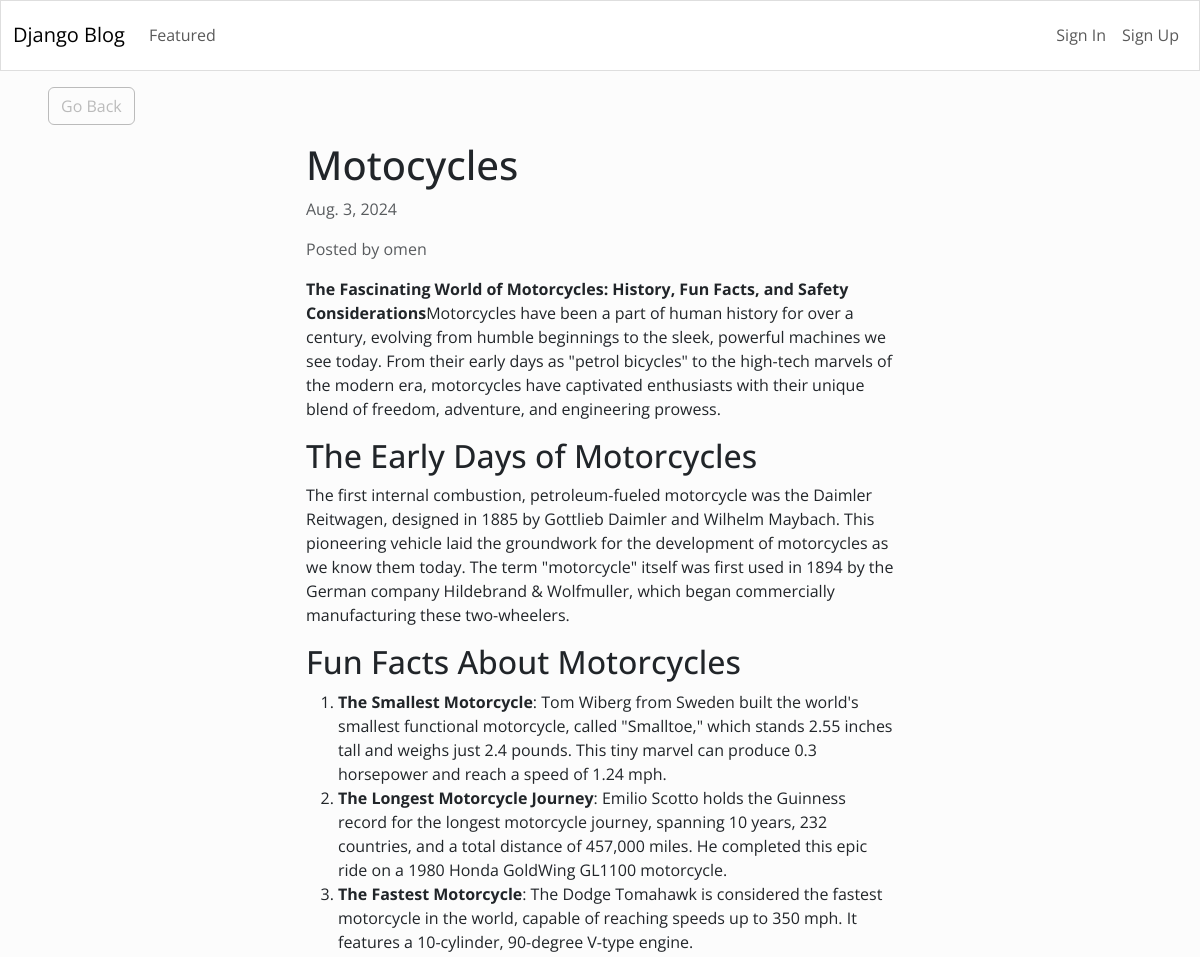
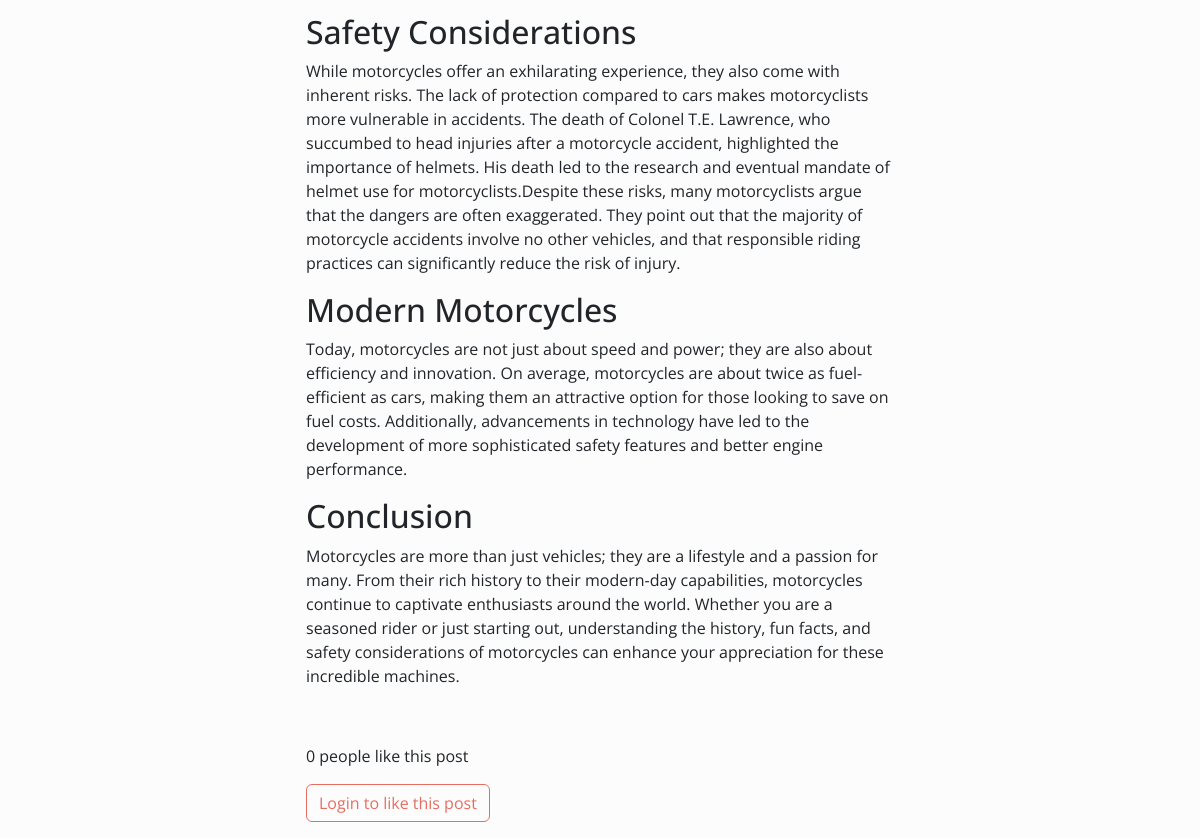
Screenshot of /3/ with the database file from the repository (2 pictures, top to bottom).
### blog/models.py (models this page shows)
class Article(models.Model):
	title = models.CharField(max_length=255)
	content = HTMLField() # loads tinyMCE content field
	date = models.DateField(auto_now_add=True) # sets date to current date
	author = models.ForeignKey(User, on_delete=models.CASCADE)
	featured = models.BooleanField(default=False)
	likes = models.ManyToManyField(User, related_name='likes', blank=True)

### blog/views.py (the view)
# urls.py: path('<int:pk>/', DetailArticleView.as_view(), name='detail_article'),
class DetailArticleView(DetailView):
	model = Article
	template_name = 'blog/blog_post.html'
	def get_context_data(self, *args, **kwargs):
		context = super(DetailArticleView, self).get_context_data(*args, **kwargs)
		context['liked_by_user'] = False
		article = Article.objects.get(id=self.kwargs.get('pk')) # what does kwargs do?
		if article.likes.filter(pk=self.request.user.id).exists():
			context['liked_by_user'] = True
		return context

### blog/templates/blog/blog_post.html (shortened to what this page needs)
{% extends 'blog/base.html' %}
{% block content %}
<div class="row">
	<div class="col-md-4 col-12 mx-md-5 mx-2 mt-md-3 my-3">
		<a class="btn btn-outline-secondary" href="{% url 'index' %}">Go Back</a>
	</div>
</div>
<div class="row">
	<div class="col-md-6 col-11 mx-md-auto mb-3 pb-2 mx-3">
		<h1>{{ object.title }}</h1>
		<p class="text-muted">{{ object.date }}</p>
		<p class="text-muted">Posted by {{ object.author.username }}</p>
		<div>
			{{ object.content|safe }}
		</div>
	</div>
</div>
<div class="row my-3">
	<div class="col-md-6 col-12 mx-md-auto mx-3">
		{% if object.likes.count == 1 %}
			<p>{{ object.likes.count }} person likes this post</p>
		{% else %}
			<p>{{ object.likes.count }} people like this post</p>
		{% endif %}
		{% if request.user.is_authenticated %}
			{% if liked_by_user %}
				<form method="POST" action="{% url 'like_article' object.id %}">
					{% csrf_token %}
					<button class="btn btn-outline-primary"><ion-icon name="heart-dislike-outline"></ion-icon> Unlike this post</button>
				</form>
			{% else %}
				<form method="POST" action="{% url 'like_article' object.id %}">
					{% csrf_token %}
					<button class="btn btn-outline-primary"><ion-icon name="heart-outline"></ion-icon> Like this post</button>
				</form>
			{% endif %}
		{% else %}
			<button class="btn btn-outline-primary" disabled> Login to like this post</button>
		{% endif %}
	</div>
</div>
{% endblock content %}

### rows the page displays
Article: title "Motocycles", date "Aug. 3, 2024", author.username "omen", content "The Fascinating World of Motorcycles: History, Fun Facts, and Safety Considerations Motorcycles have been a part of human history for over a century, evolving from humble beginnings to the sleek, powerful machines we see today. From their early days as \"petrol bicycles\" to the high-tech marvels of the modern era, motorcycles have captivated enthusiasts with their unique blend of freedom, adventure, and engineering prowess. The Early Days of Motorcycles The first internal combustion, petroleum-fueled motorcycle was the Daimler Reitwagen, designed in 1885 by Gottlieb Daimler and Wilhelm Maybach. This pioneering vehicle laid the groundwork for the development of motorcycles as we know them…", likes.count "0"
